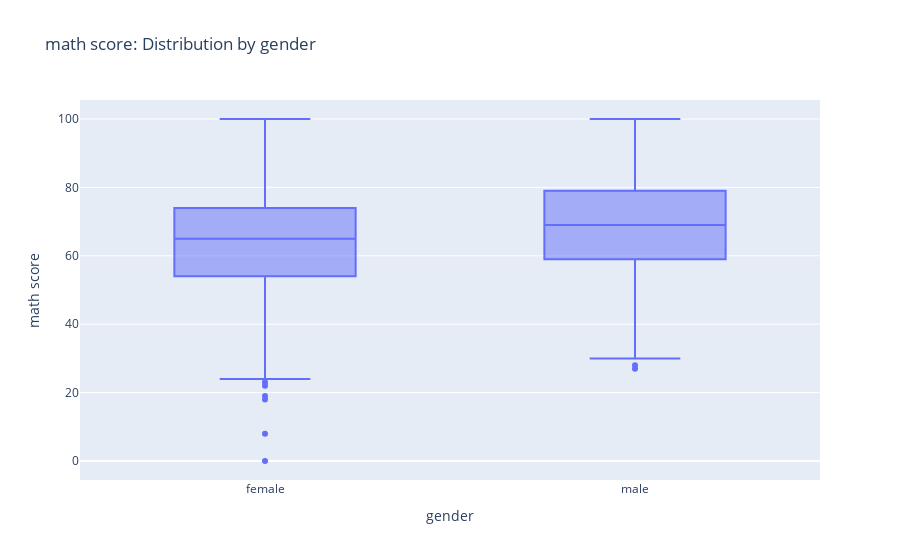

Notebook code cell kept with this figure:
### Code cell
assert gender_col is not None and math_col is not None
fig = px.box(df, x=gender_col, y=math_col, points="outliers", title=f"{math_col}: Distribution by {gender_col}")
fig.show()

meds = df.groupby(gender_col)[math_col].median().round(1).to_dict()
print(f"[INSIGHT] {math_col} medians by {gender_col}: {meds}")
print("[DECISION] Address groups with lower medians via focused support or resources.")

### Figure 1 — Plotly figure (JSON) as saved in the notebook; plotly's stock layout.template omitted (floating-point values rounded to 4 significant figures; data arrays with more than 128 entries replaced by an {"elided": "..."} marker saying what was removed)
{"data": [{"alignmentgroup": "True", "boxpoints": "outliers", "hovertemplate": "gender=%{x}<br>math score=%{y}<extra></extra>", "legendgroup": "", "marker": {"color": "#636efa"}, "name": "", "notched": false, "offsetgroup": "", "orientation": "v", "showlegend": false, "type": "box", "x": {"elided": "1000 str values"}, "x0": " ", "xaxis": "x", "y": {"elided": "1000 int values"}, "y0": " ", "yaxis": "y"}], "layout": {"boxmode": "group", "legend": {"tracegroupgap": 0}, "title": {"text": "math score: Distribution by gender"}, "xaxis": {"anchor": "y", "domain": [0, 1], "title": {"text": "gender"}}, "yaxis": {"anchor": "x", "domain": [0, 1], "title": {"text": "math score"}}}}
